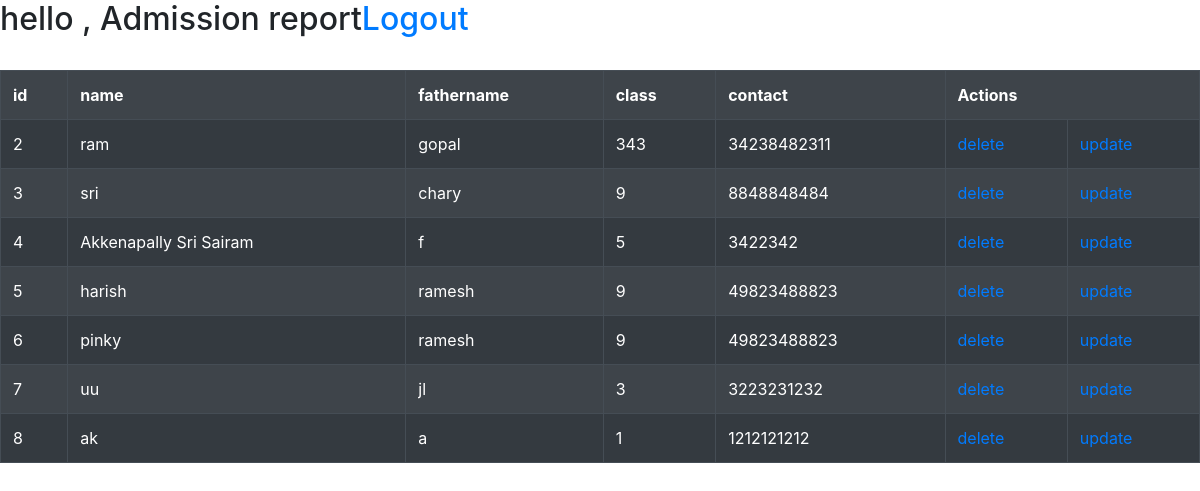
Screenshot of /college/stdreport/ (signed in) with the database file from the repository.
### college/models.py (models this page shows, shortened)
class student(models.Model):
    name= models.CharField(max_length=1000)
    fname=models.CharField(max_length=1000)
    classname=models.IntegerField()
    contact=models.CharField(max_length=1000)
    class Meta:
        ordering=('id',)

### college/views.py (the view)
# urls.py: path('stdreport/',stdreport),
@login_required()
@permission_required('college.view_student')
def stdreport(request):
    result=student.objects.all(); #select * from student
    students={'allstudents':result}
    return render(request,'student/studentreport.html',students)

### templates/student/studentreport.html (shortened to what this page needs)
<!DOCTYPE html>
<html lang="en" dir="ltr">
  <head>
    <link rel="stylesheet" href="https://stackpath.bootstrapcdn.com/bootstrap/4.5.0/css/bootstrap.min.css">
  </head>
  <body>
    <h2>hello {{name}}, Admission report<a href='/accounts/logout'>Logout</a> </h2>
    <br/>
    <table class="table table-striped table-dark" border='1'>
      <tr>
        <th>id</th>
        <th>name</th>
        <th>fathername</th>
        <th>class</th>
        <th>contact</th>
        <th colspan=2>Actions</th>
      </tr>
      {% for s in allstudents %}
      <tr>
        <td>{{s.id}}</td>
        <td>{{s.name}}</td>
        <td>{{s.fname}}</td>
        <td>{{s.classname}}</td>
        <td>{{s.contact}}</td>
        <td><a href='/college/delete/{{s.id}}'>delete</a>
        <td><a href='/college/update/{{s.id}}'>update</a></td>
      </tr>
      {% endfor %}
  </body>
</html>

### rows the page displays
student: id "2", name "ram", fname "gopal", classname "343", contact "34238482311"
student: id "3", name "sri", fname "chary", classname "9", contact "8848848484"
student: id "4", name "Akkenapally Sri Sairam", fname "f", classname "5", contact "3422342"
student: id "5", name "harish", fname "ramesh", classname "9", contact "49823488823"
student: id "6", name "pinky", fname "ramesh", classname "9", contact "49823488823"
student: id "7", name "uu", fname "jl", classname "3", contact "3223231232"
student: id "8", name "ak", fname "a", classname "1", contact "1212121212"
